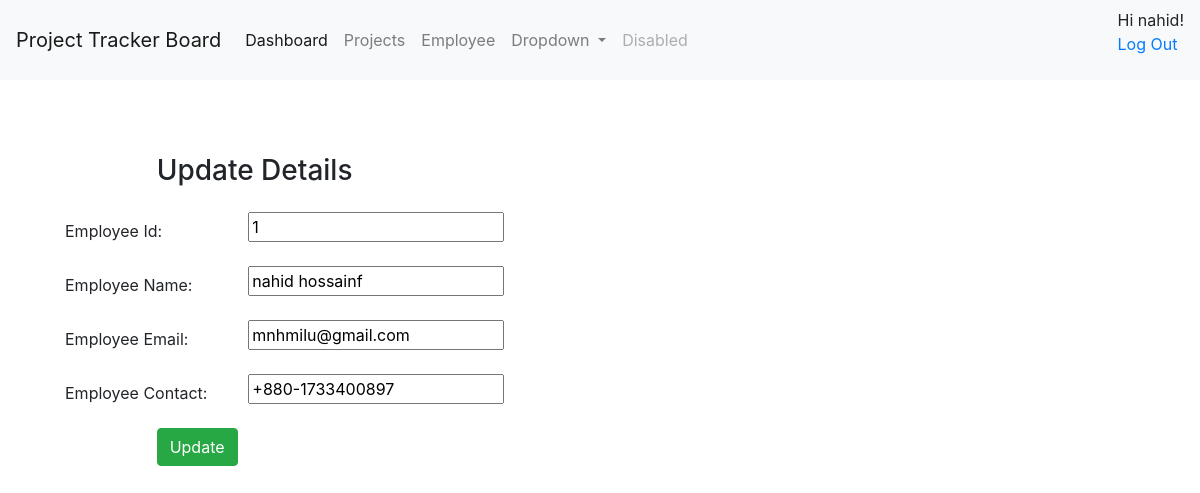
Page /employee/edit/1 (signed in) on the committed database.
### employee/models.py (models this page shows)
class Employee(models.Model):
    eid = models.CharField(max_length=20)
    ename = models.CharField(max_length=100)
    eemail = models.EmailField()
    econtact = models.CharField(max_length=15)
    class Meta:
        managed = True
        db_table = "employee"

### employee/views.py (the view)
# urls.py: path('employee/edit/<int:id>', views.edit),
@login_required
def edit(request, id):
    logger.info("employee-->edit called------------->");
    employee = Employee.objects.get(id=id)
    return render(request,'employee/edit.html', {'employee':employee})

### employee/templates/employee/edit.html (shortened to what this page needs)
{% extends "base.html" %} {% block content %}
<form method="POST" class="post-form" action="/employee/update/{{employee.id}}">
  <div class="container">
    <br />
    <div class="form-group row">
      <label class="col-sm-1 col-form-label"></label>
      <div class="col-sm-4">
        <h3>Update Details</h3>
      </div>
    </div>
    <div class="form-group row">
      <label class="col-sm-2 col-form-label">Employee Id:</label>
      <div class="col-sm-4">
        <input
          type="text"
          name="eid"
          id="id_eid"
          required
          maxlength="20"
          value="{{ employee.eid }}"
        />
      </div>
    </div>
    <div class="form-group row">
      <label class="col-sm-2 col-form-label">Employee Name:</label>
      <div class="col-sm-4">
        <input
          type="text"
          name="ename"
          id="id_ename"
          required
          maxlength="100"
          value="{{ employee.ename }}"
        />
      </div>
    </div>
    <div class="form-group row">
      <label class="col-sm-2 col-form-label">Employee Email:</label>
      <div class="col-sm-4">
        <input
          type="email"
          name="eemail"
          id="id_eemail"
          required
          maxlength="254"
          value="{{ employee.eemail }}"
        />
      </div>
    </div>
    <div class="form-group row">
      <label class="col-sm-2 col-form-label">Employee Contact:</label>
      <div class="col-sm-4">
        <input
          type="text"
          name="econtact"
          id="id_econtact"
          required
          maxlength="15"
          value="{{ employee.econtact }}"
        />
      </div>
    </div>
    <div class="form-group row">
      <label class="col-sm-1 col-form-label"></label>
      <div class="col-sm-4">
        <button type="submit" class="btn btn-success">Update</button>
      </div>
    </div>
  </div>
</form>
{% endblock %}

### employee/templates/base.html (shortened to what this page needs)
<!DOCTYPE html>
<html lang="en">
  <head>
    <link
      rel="stylesheet"
      href="https://maxcdn.bootstrapcdn.com/bootstrap/4.5.2/css/bootstrap.min.css"
    />
  </head>
  <body>
    <nav class="navbar navbar-expand-lg navbar-light bg-light">
      <a class="navbar-brand" href="#">Project Tracker Board</a>
      <div class="collapse navbar-collapse" id="navbarSupportedContent">
        <ul class="navbar-nav mr-auto">
          <li class="nav-item active">
            <a class="nav-link" href="/dashboard"
              >Dashboard <span class="sr-only">(current)</span></a
            >
          </li>
          <li class="nav-item">
            <a class="nav-link" href="/project/index">Projects</a>
          </li>
           {% if request.user.is_authenticated %}
          {% if request.user.groups.all.0.name == 'operator' %}
          <li class="nav-item">
            <a class="nav-link" href="/employee/show">Employee</a>
          </li>
          {% endif %}
          {% endif %}
          <li class="nav-item dropdown">
            <a
              class="nav-link dropdown-toggle"
              href="#"
              id="navbarDropdown"
              role="button"
              data-toggle="dropdown"
              aria-haspopup="true"
              aria-expanded="false"
            >
              Dropdown
            </a>
          </li>
          <li class="nav-item">
            <a class="nav-link disabled" href="#">Disabled</a>
          </li>
        </ul>
        <div>
          {% if user.is_authenticated %} Hi {{ user.username }}!
          <p><a href="{% url 'logout' %}">Log Out</a></p>
          {% else %}
          <p>You are not logged in</p>
          <a href="{% url 'login' %}">Log In</a>
          {% endif %}
        </div>
      </div>
    </nav>
    <div id="content" style="padding: 50px">
      {% block content %} {% endblock %}
    </div>
  </body>
</html>

### rows in the picture
Employee: eid "1", ename "nahid hossainf", eemail "mnhmilu@gmail.com", econtact "+880-1733400897"

### other values in the picture
{{ user.username }} "nahid"
